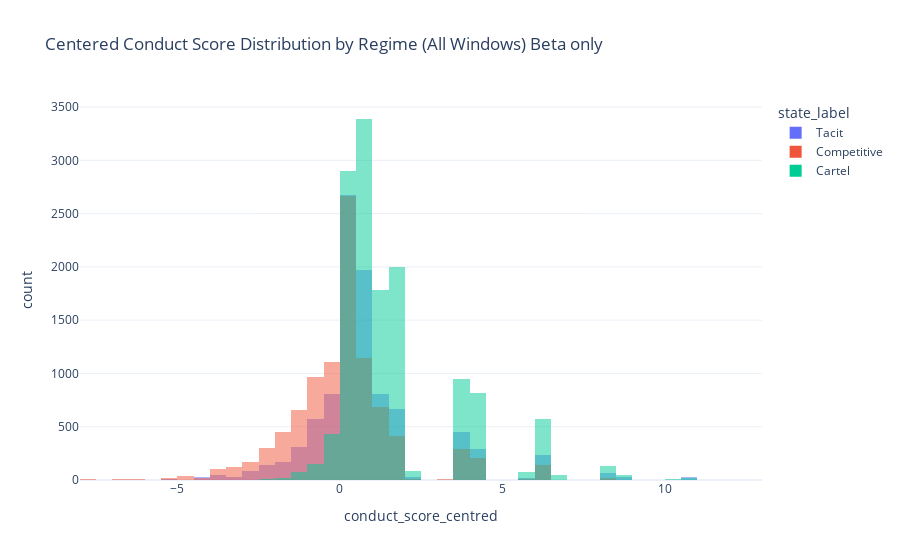

Write notebook code for a chart like this one.
### Code cell
fig = px.histogram(
    validation_df,
    x="conduct_score_centred",
    color="state_label",
    nbins=60,
    opacity=0.5,
    barmode="overlay",
    title="Centered Conduct Score Distribution by Regime (All Windows) Beta only",
    template="plotly_white"
)
fig.show()

### Figure 1 — Plotly figure (JSON) as saved in the notebook; plotly's stock layout.template omitted (floating-point values rounded to 4 significant figures; data arrays with more than 128 entries replaced by an {"elided": "..."} marker saying what was removed)
{"data": [{"bingroup": "x", "hovertemplate": "state_label=Tacit<br>conduct_score_centred=%{x}<br>count=%{y}<extra></extra>", "legendgroup": "Tacit", "marker": {"color": "#636efa", "opacity": 0.5, "pattern": {"shape": ""}}, "name": "Tacit", "nbinsx": 60, "orientation": "v", "showlegend": true, "type": "histogram", "x": {"elided": "9494 float values"}, "xaxis": "x", "yaxis": "y"}, {"bingroup": "x", "hovertemplate": "state_label=Competitive<br>conduct_score_centred=%{x}<br>count=%{y}<extra></extra>", "legendgroup": "Competitive", "marker": {"color": "#EF553B", "opacity": 0.5, "pattern": {"shape": ""}}, "name": "Competitive", "nbinsx": 60, "orientation": "v", "showlegend": true, "type": "histogram", "x": {"elided": "9572 float values"}, "xaxis": "x", "yaxis": "y"}, {"bingroup": "x", "hovertemplate": "state_label=Cartel<br>conduct_score_centred=%{x}<br>count=%{y}<extra></extra>", "legendgroup": "Cartel", "marker": {"color": "#00cc96", "opacity": 0.5, "pattern": {"shape": ""}}, "name": "Cartel", "nbinsx": 60, "orientation": "v", "showlegend": true, "type": "histogram", "x": {"elided": "13534 float values"}, "xaxis": "x", "yaxis": "y"}], "layout": {"barmode": "overlay", "legend": {"title": {"text": "state_label"}, "tracegroupgap": 0}, "title": {"text": "Centered Conduct Score Distribution by Regime (All Windows) Beta only"}, "xaxis": {"anchor": "y", "domain": [0, 1], "title": {"text": "conduct_score_centred"}}, "yaxis": {"anchor": "x", "domain": [0, 1], "title": {"text": "count"}}}}
